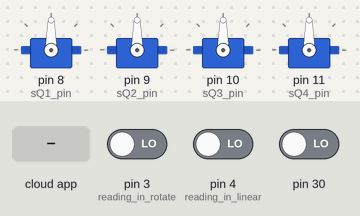
A sketch run on a simulated Arduino Mega 2560, built with avr-gcc and run on an emulated ATmega2560. On the bench: 4 × servo. The inputs (shaded band) are chosen by the test bench; at power-on: pin 3 (reading_in_rotate) LOW, pin 4 (reading_in_linear) LOW, pin 30 LOW. The ROS host is connected and sends only what is stated.

Above: at 1.2 s.
1.3 s: the phone or cloud app sets servo8 to 0
At 1.7 s:
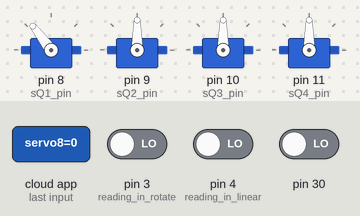
2.8 s: the phone or cloud app sets servo9 to 0
At 3.2 s:
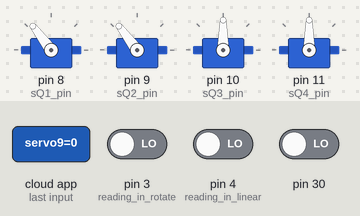
4.3 s: the phone or cloud app sets servo10 to 0
At 4.8 s:
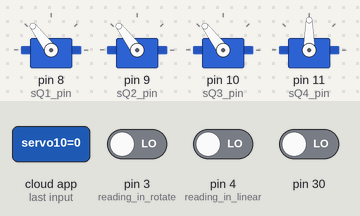
5.8 s: the phone or cloud app sets servo11 to 0
At 6.3 s:
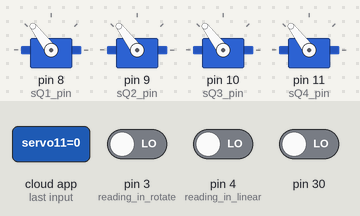
7.3 s: the phone or cloud app sets servo8 to 45
At 7.8 s:
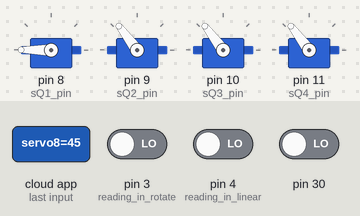
8.8 s: the phone or cloud app sets servo9 to 45
At 9.4 s:
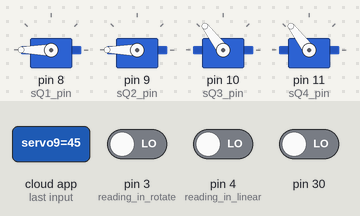
Timing chart, 0 to 11.3 s (numbered marks = the images above; inputs shaded):
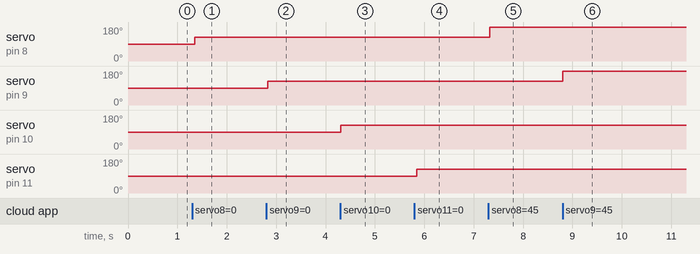

Measured:
- after the input at 1.3 s, servo on pin 8 (sQ1_pin): 90° → 127° after 0.05 s
- after the input at 2.8 s, servo on pin 9 (sQ2_pin): 90° → 127° at once
- after the input at 4.3 s, servo on pin 10 (sQ3_pin): 90° → 127° at once
- after the input at 5.8 s, servo on pin 11 (sQ4_pin): 90° → 127° after 0.05 s
- after the input at 7.3 s, servo on pin 8 (sQ1_pin): 127° → 180° at once
- after the input at 8.8 s, servo on pin 9 (sQ2_pin): 127° → 180° at once

The sketch:

BMBF_arduino_firmware.ino
```cpp
/*
 * Arduino firmware for preliminary (2016.09.30) robot
 *
 * Parts of this code used from ros tutorial found here,
 * www.ros.org/wiki/rosserial_arduino_demos
 *
 */

#if (ARDUINO >= 100)
 #include <Arduino.h>
#else
 #include <WProgram.h>
#endif

#include <Servo.h>
#include <ros.h>
#include <std_msgs/Bool.h>
#include <std_msgs/UInt16.h>

const int sQ1_pin = 8;
const int sQ2_pin = 9;
const int sQ3_pin = 10;
const int sQ4_pin = 11;

int ch1, linear, inv_linear; // linear drive
int ch2, strafe; //turning left joystick
int ch3, rotate, inv_rotate; //rotation
int map_servoQ1, map_servoQ2, map_servoQ3, map_servoQ4;
// Instantiate node handle globally (tell ROS we're creating publishers and subscribers))
ros::NodeHandle  nh;

// Create servo objects (no ROS stuff here...we're utilizing the Arduino servo library to control servos)
Servo servoQ1;  // initialize servo 8 object (front left / fore port)
Servo servoQ2;  // initialize servo 9 object (front right / fore starboard)
Servo servoQ3;  // initialize servo 10 object (rear right / aft starboard)
Servo servoQ4;  // initialize servo 11 object (front left / aft port)

// Instantiate ROS publisher message
//remote control message
std_msgs::Bool take_over_msg;
std_msgs::UInt16 re_con_msg_lin;
std_msgs::UInt16 re_con_msg_rot;
std_msgs::UInt16 re_con_msg_inv_rot;

// Instantiate ROS subscriber message and callback function
void servoQ1_msg(const std_msgs::UInt16& cmd_msg){
  map_servoQ1 = map(cmd_msg.data, -100, 100, 0, 255);
  servoQ1.write(map_servoQ1);        // set servo angle, should be from 0-180
}
void servoQ2_msg(const std_msgs::UInt16& cmd_msg){
  map_servoQ2 = map(cmd_msg.data, -100, 100, 0, 255);
  servoQ2.write(map_servoQ2);        // set servo angle, should be from 0-180
}
void servoQ3_msg(const std_msgs::UInt16& cmd_msg){
  map_servoQ3 = map(cmd_msg.data, -100, 100, 0, 255);
  servoQ3.write(map_servoQ3);        // set servo angle, should be from 0-180
}
void servoQ4_msg(const std_msgs::UInt16& cmd_msg){
  map_servoQ4 = map(cmd_msg.data, -100, 100, 0, 255);
  servoQ4.write(map_servoQ4);        // set servo angle, should be from 0-180
}

// Define rosserial objects (publishers and subscribers) globally
//define remote control publisher
ros::Publisher take_over("take_over", &take_over_msg);
ros::Publisher re_con_linear("remote_control_linear", &re_con_msg_lin);
ros::Publisher re_con_rotate("remote_control_linear", &re_con_msg_rot);
ros::Publisher re_con_inv_rotate("remote_control_linear", &re_con_msg_inv_rot);
ros::Subscriber<std_msgs::UInt16> servoQ1_sub("/servo8", servoQ1_msg);
ros::Subscriber<std_msgs::UInt16> servoQ2_sub("/servo9", servoQ2_msg);
ros::Subscriber<std_msgs::UInt16> servoQ3_sub("/servo10", servoQ3_msg);
ros::Subscriber<std_msgs::UInt16> servoQ4_sub("/servo11", servoQ4_msg);

void setup(){

  // Instantiate node handle
  nh.initNode();

  // Instantiate pubish (advertise) and subscribe node handles
  //remote control publish
  nh.advertise(take_over);
  nh.advertise(re_con_linear);
  nh.advertise(re_con_rotate);
  nh.advertise(re_con_inv_rotate);
  pinMode(4, INPUT); //reading in linear
  pinMode(3, INPUT); //reading in rotate
  nh.subscribe(servoQ1_sub);
  nh.subscribe(servoQ2_sub);
  nh.subscribe(servoQ3_sub);
  nh.subscribe(servoQ4_sub);

  // Attach servo objects to pins
  servoQ1.attach(sQ1_pin);
  servoQ2.attach(sQ2_pin);
  servoQ3.attach(sQ3_pin);
  servoQ4.attach(sQ4_pin);
}

void loop(){
  ch1 = pulseIn(3, HIGH, 25000);
  ch2 = pulseIn(4, HIGH, 25000);
  linear = map(ch1, 1130, 1869, 0, 180);
  rotate = map(ch2, 1130, 1960, 0, 180);  // for propeller motor controller 500 < p < 2500
  inv_rotate = map(rotate, 0, 180, 180, 0);
  int x= digitalRead(30);
  if(linear >=0 && linear <=180){
    take_over_msg.data = HIGH;
    //remote control data
    re_con_msg_lin.data = linear;
    re_con_linear.publish(&re_con_msg_lin);

    if(linear >= 70 && linear <= 90 ){
      //define neutral
      servoQ1.write(0);
      servoQ1.write(0);
      servoQ1.write(0);
      servoQ1.write(0);
       if(rotate < 70 || rotate > 100){
        //define rotation
        servoQ1.write(inv_rotate);
        servoQ2.write(rotate);
        servoQ3.write(rotate);
        servoQ4.write(inv_rotate);
      }
    }
    else{ //define basic forward/reverse movement
        servoQ1.write(linear); //forward or reverse
        servoQ2.write(linear);
        servoQ3.write(linear);
        servoQ4.write(linear);
      }
  }
  else{
    take_over_msg.data = LOW;
  }
  take_over.publish( &take_over_msg);


  nh.spinOnce();
  delay(10);
}
```
